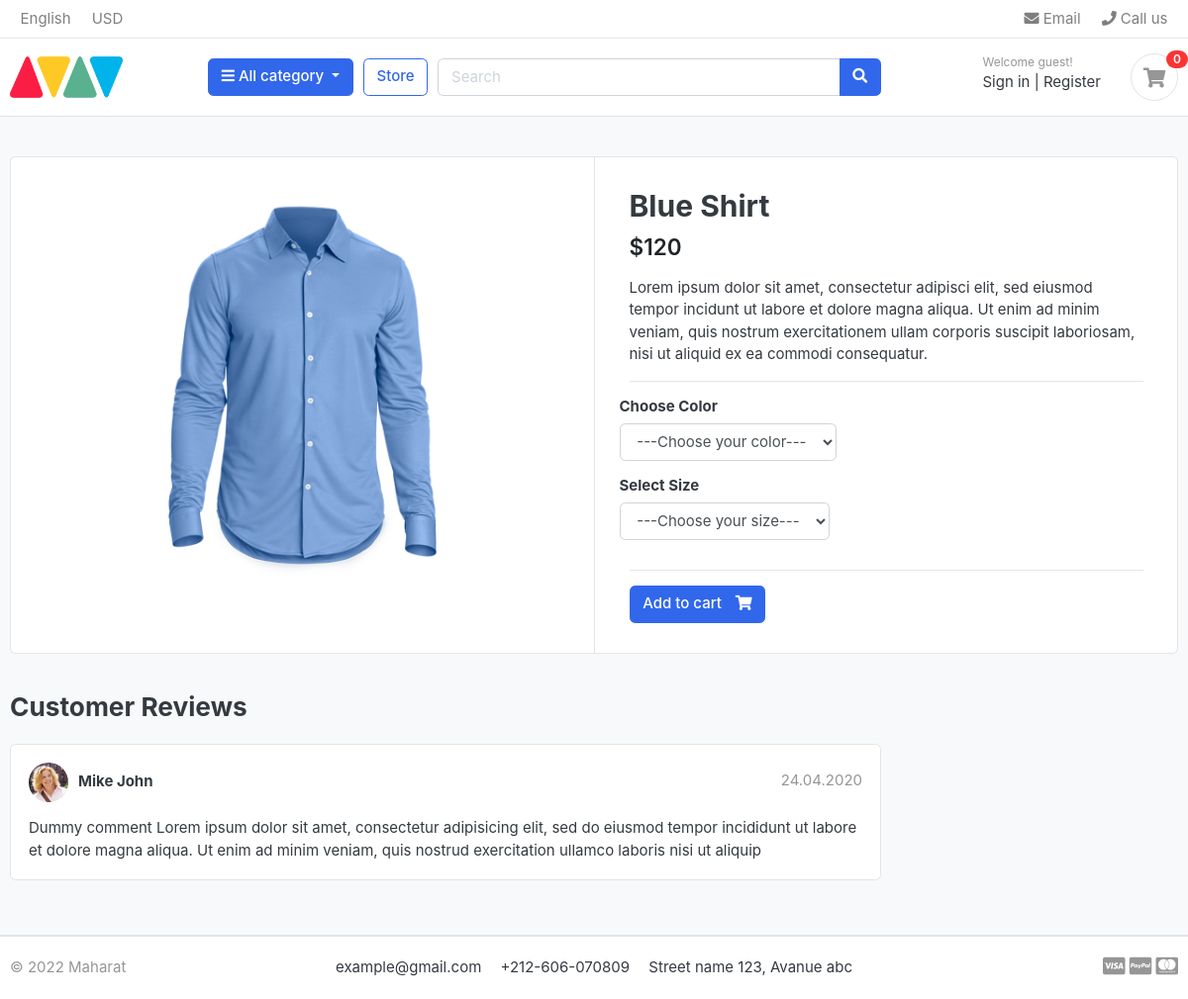
The page /store/shirts/blue-shirt on the database as committed earlier.
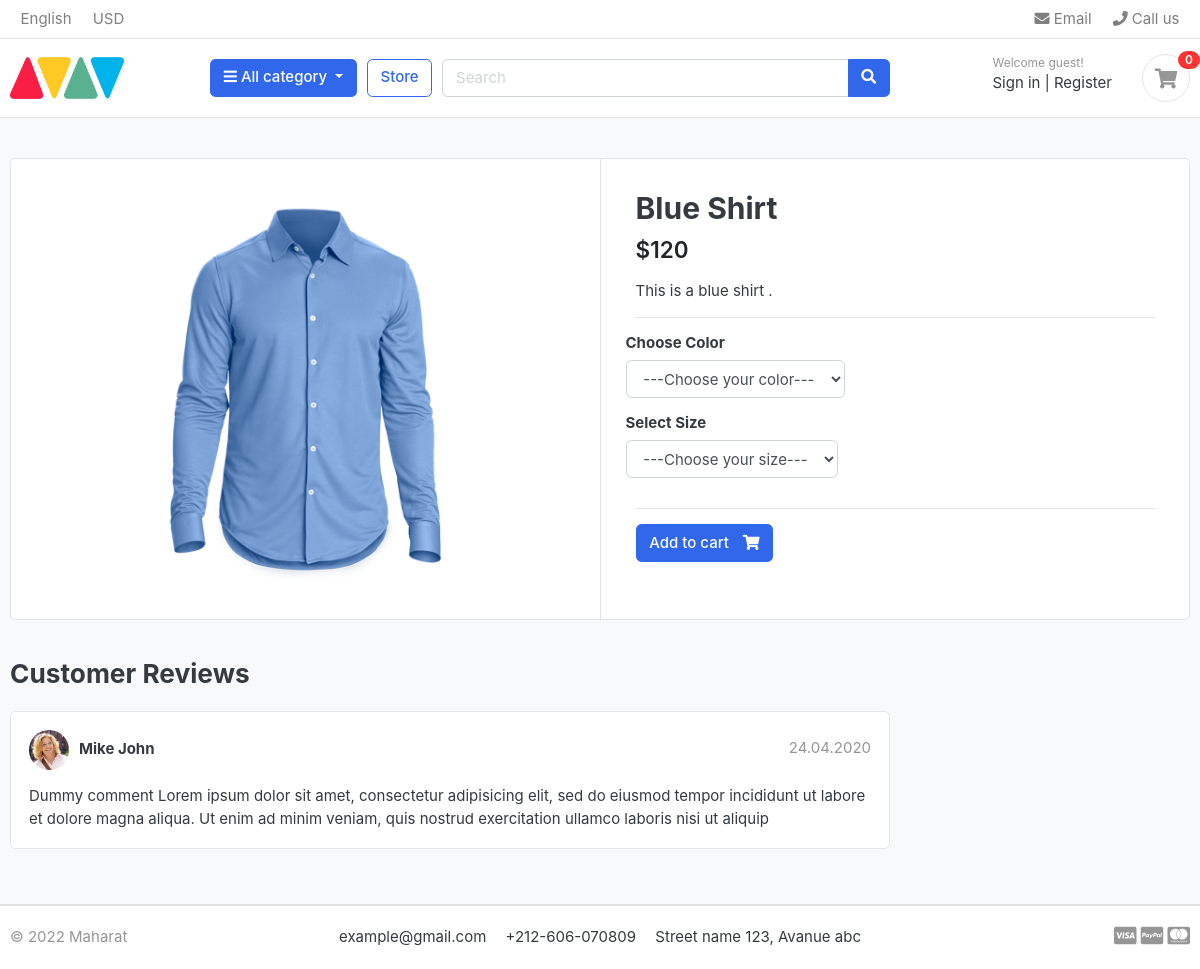
The same page on the database as committed later.
### store/models.py (models this page shows, shortened)
class Product(models.Model):
    product_name = models.CharField(max_length=100)
    slug = models.SlugField(max_length=100)
    description = models.TextField(max_length=500)
    images = models.ImageField(upload_to='photos/products')
    stock = models.IntegerField()
    is_available = models.BooleanField(default=True)
    price = models.IntegerField()
    date_created = models.DateTimeField(auto_now_add=True)
    date_modified = models.DateTimeField(auto_now=True)
    category = models.ForeignKey(Category, on_delete=models.CASCADE)

### store/views.py (the view)
# urls.py: path('<catslug>/<product_slug>', views.product_details, name='product_details')
def product_details(request, catslug=None, product_slug=None):
    product = Product.objects.get(category__slug=catslug, slug=product_slug)
    variations_color = product.variation_set.filter(variation_category="color")
    variations_size = product.variation_set.filter(variation_category="size")
    context= {
        'single_product': product,
        'variations_color': variations_color,
        'variations_size' : variations_size
    }
    return render(request, 'store/product-details.html', context)

### carts/context_processors.py (called while the page is built)
def cart_count(request):
  cart_items_count = 0
  try:
    cart = Cart.objects.get(cart_id=get_session_key(request))
    cart_items = CartItem.objects.filter(cart=cart)
    for cart_item in cart_items:
      cart_items_count += cart_item.quantity
  except Cart.DoesNotExist:
    pass
  return {'cart_count': cart_items_count}

### carts/views.py (called while the page is built)
def get_session_key(request):
  cart_id = request.session.session_key
  if not cart_id:
    cart_id = request.session.create()
  return cart_id

### category/context_processors.py (called while the page is built)
def categories_menu(request):
  categories = Category.objects.all()
  context = {
    'categories': categories
  }
  return context

### templates/store/product-details.html (shortened to what this page needs)
{% extends 'base.html' %}
{% load static %}
{% block content %}
<section class="section-content padding-y bg">
	<div class="container">
		<div class="card">
			<div class="row no-gutters">
				<aside class="col-md-6">
					<article class="gallery-wrap">
						<div class="img-big-wrap">
							<a href="#"><img src="{{single_product.images.url}}"></a>
						</div>
					</article>
				</aside>
				<main class="col-md-6 border-left">
					<form method="POST" action="{% url 'add_to_cart' single_product.id %}">
						<article class="content-body">
							<h2 class="title">{{single_product.product_name}}</h2>
							<div class="mb-3">
								<var class="price h4">${{ single_product.price }}</var>
							</div>
							<p>{{single_product.description}}</p>
							<hr>
							<div class="row">
								<div class="item-option-select">
									<h6>Choose Color</h6>
									<div class="btn-group btn-group-sm btn-group-toggle" data-toggle="buttons">
										<select name="color" class="form-control">
											<option value="" disabled selected>---Choose your color---</option>
										</select>
									</div>
								</div>
							</div>
							<div class="row">
								<div class="item-option-select">
									<h6>Select Size</h6>
									<div class="btn-group btn-group-sm btn-group-toggle" data-toggle="buttons">
										<div class="btn-group btn-group-sm btn-group-toggle" data-toggle="buttons">
											<select name="size" class="form-control">
												<option value="" disabled selected>---Choose your size---</option>
											</select>
										</div>
									</div>
								</div>
							</div>
							<hr>
							{% if single_product.stock > 0%}
							<button type="submit" class="btn  btn-primary"> <span class="text">Add to
									cart</span> <i class="fas fa-shopping-cart"></i> </button>
							{% else %}
							<h5 class="text-danger">Out of stock</h5>
							{% endif %}
						</article>
				</form>
				</main>
			</div>
		</div>
		<br>
		<div class="row">
			<div class="col-md-9">
				<header class="section-heading">
					<h3>Customer Reviews </h3>
				</header>
				<article class="box mb-3">
					<div class="icontext w-100">
						<img src="./images/avatars/avatar1.jpg" class="img-xs icon rounded-circle">
						<div class="text">
							<span class="date text-muted float-md-right">24.04.2020 </span>
							<h6 class="mb-1">Mike John </h6>
						</div>
					</div>
					<div class="mt-3">
						<p>
							Dummy comment Lorem ipsum dolor sit amet, consectetur adipisicing elit, sed do eiusmod
							tempor incididunt ut labore et dolore magna aliqua. Ut enim ad minim veniam,
							quis nostrud exercitation ullamco laboris nisi ut aliquip
						</p>
					</div>
				</article>
			</div>
		</div>
	</div>
</section>
{% endblock %}

Rows that differ between the two databases and show on the page:
changed Product "Blue Shirt": description "Lorem ipsum dolor sit amet, consectetur adipisci elit, sed eiusmod tempor incidunt ut labore et dolore magna aliqua. Ut enim ad minim veniam, quis nostrum exercitationem ullam corporis suscipit laboriosam, nisi ut aliquid ex ea commodi consequatur." → "This is a blue shirt ."
